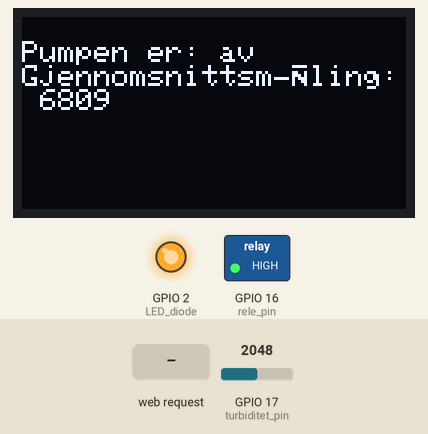
This sketch was run on a simulated ESP32. On the bench: 128×64 one-colour display, switched loads named in the sketch (green lamp = pin HIGH), output pins drawn as LEDs (lit = HIGH). The inputs (shaded band) are chosen by the test bench; at power-on: GPIO 17 (turbiditet_pin) = 2048. WiFi joins after 1.5 s; servers stay silent unless stated; storage starts empty; what the sketch prints to the serial monitor is not drawn.

Above: at 6.2 s.
6.3 s: HTTP request GET /activate_pump received
At 7.6 s:
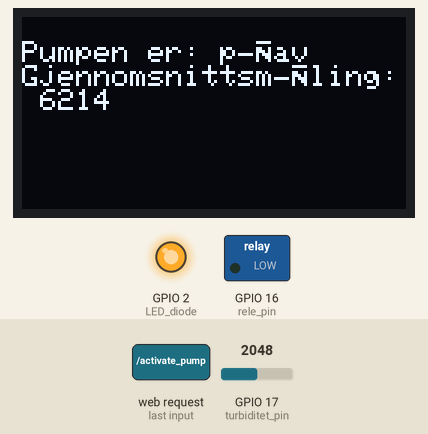
12.7 s: GPIO 17 (turbiditet_pin) set to 2866
At 15.6 s:
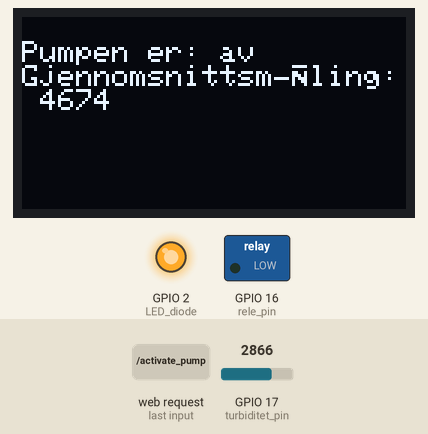
15.7 s: GPIO 17 (turbiditet_pin) set to 3603
At 16.9 s:
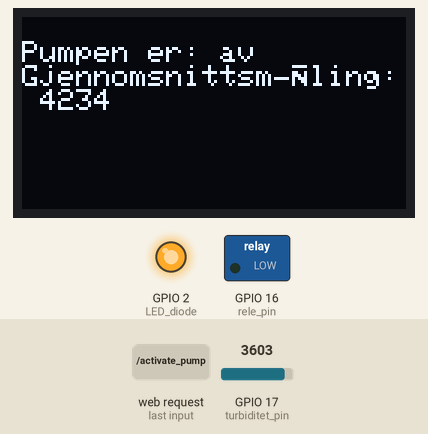
18.7 s: GPIO 17 (turbiditet_pin) set to 4095
At 19.6 s:
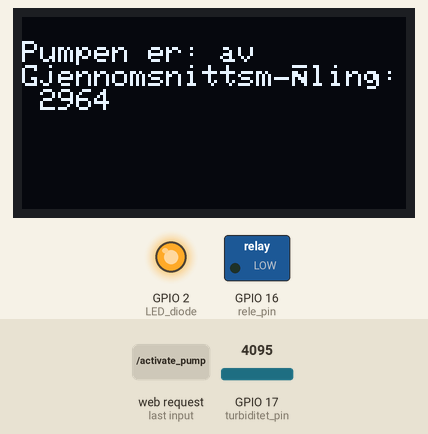
Timing chart, 0 to 21.7 s (numbered marks = the images above; inputs shaded):
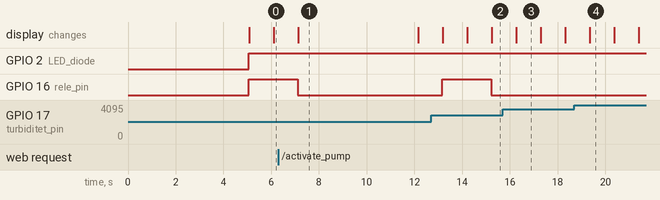

Measured:
- after the input at 6.3 s, GPIO 16 (rele_pin): HIGH → LOW after 0.81 s instead of 3.9 s; the display: changes after 0.83 s (image 1)
- what the display in image 1 shows lasts 5.1 s, from 7.1 s to 12.2 s
- what the display in image 3 shows lasts 1.0 s, from 16.3 s to 17.3 s

The sketch:

SLAM_DUNK_full_implementering.ino
```cpp
#include <Wire.h>
#include <Adafruit_GFX.h>
#include <Adafruit_SSD1306.h>
#include <ESPAsyncWebSrv.h>
#include <AsyncTCP.h>
//Bibliotek for å styre URL
#include <ESPmDNS.h>
#include <WiFi.h>
#include "SPIFFS.h"

#define SCREEN_WIDTH 128 // OLED display width, in pixels
#define SCREEN_HEIGHT 64 // OLED display height, in pixels

// Declaration for an SSD1306 display connected to I2C (SDA, SCLpins)
//Skjermen er som standard koblet til GPIO 9, GPIO 8
Adafruit_SSD1306 display(SCREEN_WIDTH, SCREEN_HEIGHT, &Wire, -1);

//Funksjonsdeklarasjon
void standard_display();
void status();
void wifi_led();
int average_value(int inputArray[], int inputArraySize);
String readparticles();
String readavparticles();

//Variabeldeklarasjon
//LED_diode til WiFi-status
const int LED_diode = 2;
//GPIO tilhørende turbiditetssensor
const int turbiditet_pin = 17;
//GPIO tilhørende relé
const int rele_pin = 16;
//GPIO til skjermen
const int OLED_1 = 8;
const int OLED_2 = 9;

const char* ssid = "Tannkrem";
const char* password = "00000000";

//Custom URL
const char* mdnsHostname = "SLAMDUNK";


//Definerer array med gjennomsnittsverdi på pumpeavlesninger. Alle er 8000 for at motoren ikke skal begynne.
int average_read[10] = {8000, 8000, 8000, 8000, 8000, 8000, 8000, 8000, 8000, 8000};

//Maksimumsverdi for aktivering av pumpen
const int threshold = 5000;

int sensorValue;

// Initialize the variable as false
bool activate_pump = false;

AsyncWebServer server(80);


void setup() {
  //Starter Serial
  Serial.begin(115200);
  //Starter opp skjermen
  if(!display.begin(SSD1306_SWITCHCAPVCC, 0x3C)) {
    Serial.println(F("SSD1306 allocation failed"));
  for(;;);
  }
  //Initialiserer pins
  pinMode(turbiditet_pin, INPUT);
  pinMode(rele_pin, OUTPUT);
  pinMode(LED_diode, OUTPUT);

  // Initialize SPIFFS
  if (!SPIFFS.begin()) {
    Serial.println("SPIFFS initialization failed.");
    return;
  }

  // Connect to the WiFi network
  WiFi.begin(ssid, password);
  standard_display();
  display.print("Connecting to WiFi...");
  while (WiFi.status() != WL_CONNECTED) {
    wifi_led();
    delay(1000);
    display.print(".");
  }
  standard_display();
  display.print("Connected to WiFi");
  display.println();
  delay(1000);

  /*while (WiFi.status() != WL_CONNECTED) {
    delay(1000);
    Serial.println("Connecting to WiFi...");
  }
  Serial.println("Connected to WiFi");*/

  //Initialize custom URL for host
  if (!MDNS.begin(mdnsHostname)) {
    Serial.println("Error setting up mDNS.");
  } else {
    Serial.println("mDNS responder started");
    Serial.print("URL:");
    Serial.println(mdnsHostname);
  }

  //IP address of website, should be SLAMDUNK.local
  Serial.print("IP address: ");
  Serial.println(WiFi.localIP());


  // Serve the HTML file from SPIFFS
  server.on("/", HTTP_GET, [](AsyncWebServerRequest *request){
    File file = SPIFFS.open("/index.html", "r");
    if (file) {
      request->send(SPIFFS, "/index.html", "text/html");
      file.close();
      Serial.println("Web page served successfully.");
    } else {
      request->send(404, "text/plain", "File not found");
      Serial.println("Failed to serve web page.");
    }
  });

  // Route to load main.css file
  server.on("/main.css", HTTP_GET, [](AsyncWebServerRequest *request){
    request->send(SPIFFS, "/main.css", "text/css");
  });

  // Route to load about.html file
  server.on("/about.html", HTTP_GET, [](AsyncWebServerRequest *request){
    request->send(SPIFFS, "/about.html", "text/html");
  });

  // Route to load favicon file
  server.on("/SLAMDUNK_fav.png", HTTP_GET, [](AsyncWebServerRequest *request){
    request->send(SPIFFS, "/SLAMDUNK_fav.png", "image/png");
  });

  // Route to load logo file
  server.on("/SLAMDUNK_logo", HTTP_GET, [](AsyncWebServerRequest *request){
    request->send(SPIFFS, "/SLAMDUNK_logo.png", "image/png");
  });

  //Her kan vi legge inn et bilde av gruppa!
  // Route to load group picture
  server.on("/gruppebilde", HTTP_GET, [](AsyncWebServerRequest *request){
    request->send(SPIFFS, "/gruppebilde.png", "image/png");
  });

  // Handle /particles request
  server.on("/particles", HTTP_GET, [](AsyncWebServerRequest *request) {
    request->send_P(200, "text/plain", readparticles().c_str());
  });

  // Handle /av_particles request
  server.on("/av_particles", HTTP_GET, [](AsyncWebServerRequest *request) {
    request->send_P(200, "text/plain", readavparticles().c_str());
  });

  // Handle /activate_pump request
  server.on("/activate_pump", HTTP_GET, [](AsyncWebServerRequest *request) {
    activate_pump = !activate_pump;
    Serial.println("GET request mottatt");
    request->send_P(200, "text/plain", "Successfull activation");
  });

  //Initialize server over network
  server.begin();
  display.print("Server has been initiated:");
  display.print(ssid);
  delay(2000);
}

void loop() {
  // read the input on analog pin 17:
  int sensorValue = analogRead(turbiditet_pin);

  // print out the value you read to serial:
  Serial.print(sensorValue);

  //Flytter alle leste sensorValue en plass til venstre for hver gang
  //Pumpe aktiveres basert på gjennomsnitt fra de 10 siste målingene i average_read
  for(int i = 0; i < 9; i++) {
    average_read[i] = average_read[i+1];
  }
  //Endrer siste verdi i arrayet til sist leste verdi
  average_read[9] = sensorValue;

  //Sjekker om på-knapp på nettsiden er trykket på, aktiverer pumpe i fem sekuner dersom den er på
  if (activate_pump) {
    digitalWrite(rele_pin, LOW);
    status();
    delay(5000);
    activate_pump = !activate_pump;
  }
  //Sjekker om gjennomsnittsverdien i arrayet average_read er under 5000, starter pumpe hvis sant
  else if (average_value(average_read, 10) < threshold) {
    Serial.println("Pumpe på");
    digitalWrite(rele_pin, LOW);
  }
  //Slår av pumpen dersom gjennomsnittsverdien i average_read er for høy, og activate_pump er FALSE
  else{
    Serial.println("Pumpe av");
    digitalWrite(rele_pin, HIGH);
  }
  Serial.print(" \n");
  //Slår på LED så lenge WiFi fungerer som det skal
  wifi_led();
  //Skriver status til systemet til skjermen
  status();
  delay(1000);
}

//Funksjon for å regne ut gjennomsnittsverdi
int average_value(int inputArray[], int inputArraySize) {
  int temp_avg = 0;
  for(int i = 0; i < inputArraySize; i++) {
    temp_avg += inputArray[i];
  }
  return temp_avg/10;
}


//Nullstiller displayet for å skrive ny tekst
void standard_display() {
  display.clearDisplay();
  display.setTextSize(1);
  display.setTextColor(WHITE);
  display.setCursor(0, 8);
}

//Led slåes av/på basert på om WiFi er koblet til eller ikke
void wifi_led() {
  if(WiFi.status() == WL_CONNECTED) {
    digitalWrite(LED_diode, HIGH);
  }
  else {
    digitalWrite(LED_diode, LOW);
  }
}


//Printer statusen til systemet på OLED-skjermen
void status() {
  standard_display();
  display.print("Pumpen er: ");
  if(activate_pump) {
    display.print("på");
  }
  display.print("av");
  display.println();
  display.print("Gjennomsnittsmåling: ");
  display.print(average_value(average_read, 10));
  display.display();
}

//Metoden vi bruker for å lese av og sende data til nettsiden på kall readparticles() og readavparticles()
String readparticles() {
  // Read particles
  float p = analogRead(turbiditet_pin);

  if (isnan(p)) {
    Serial.println("Failed to read particles!");
    return "";
  }
  else {
    return String(p);
  }
}

String readavparticles() {
  // Read particles
  float ap = average_value(average_read, 10);

  if (isnan(ap)) {
    Serial.println("Failed to read array!");
    return "";
  }
  else {
    return String(ap);
  }
}
```
